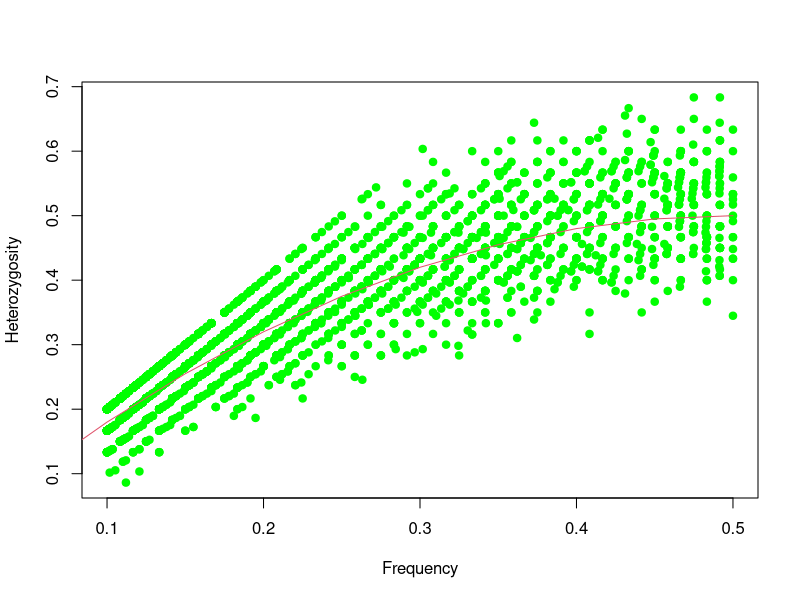
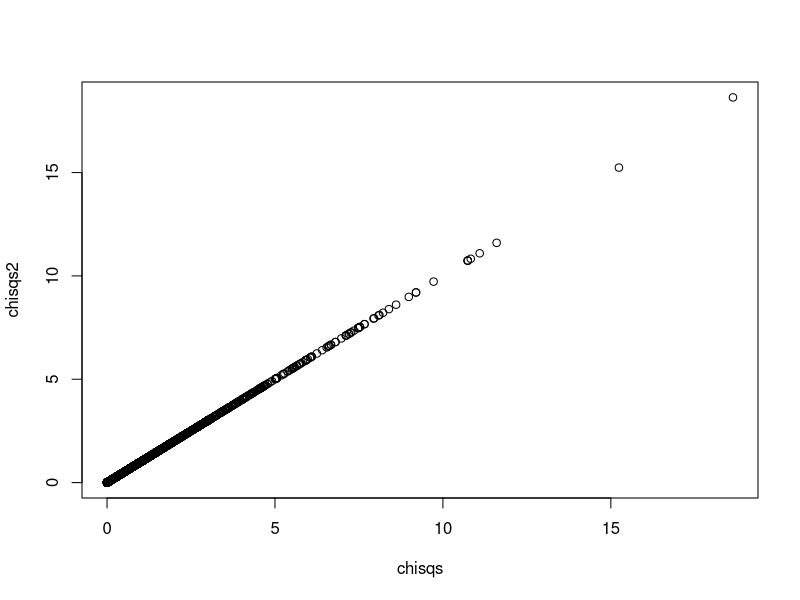
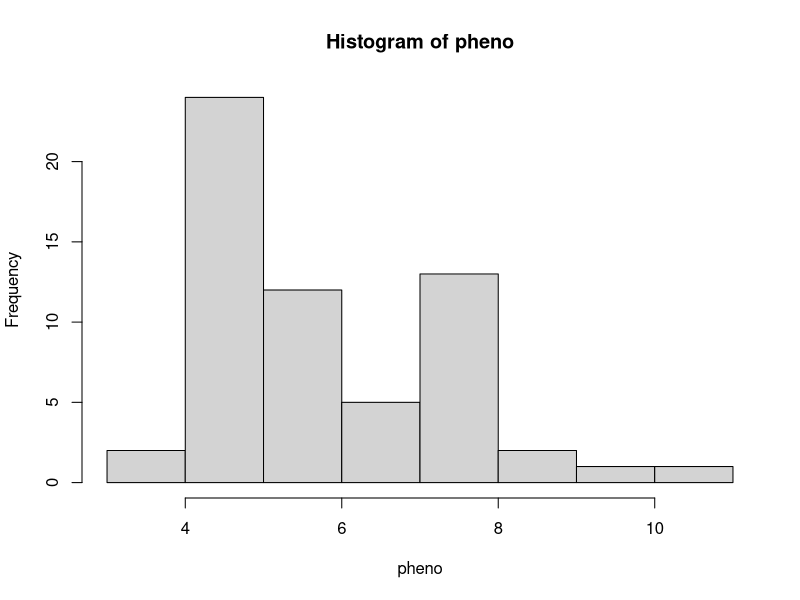
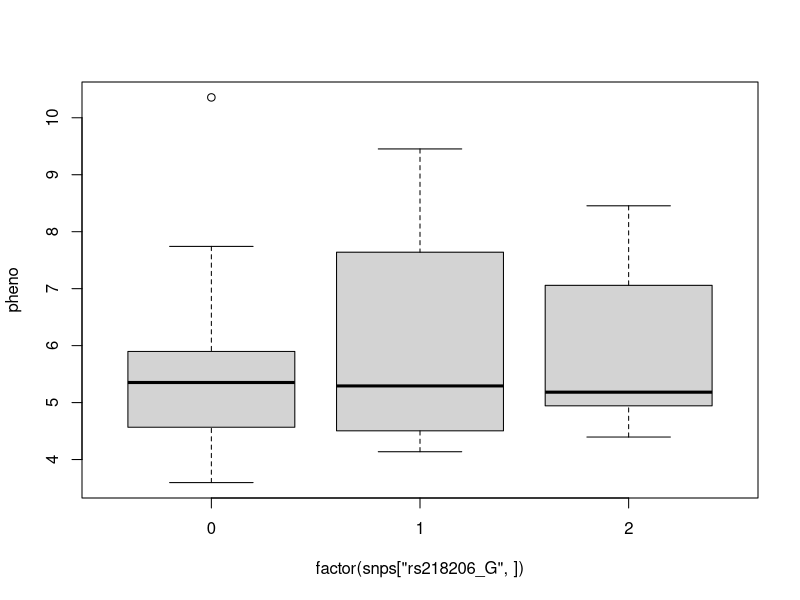
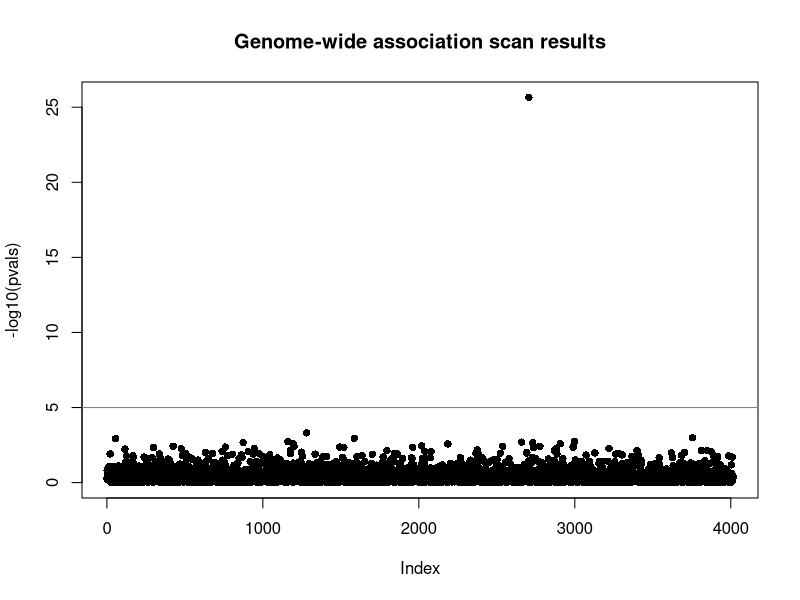
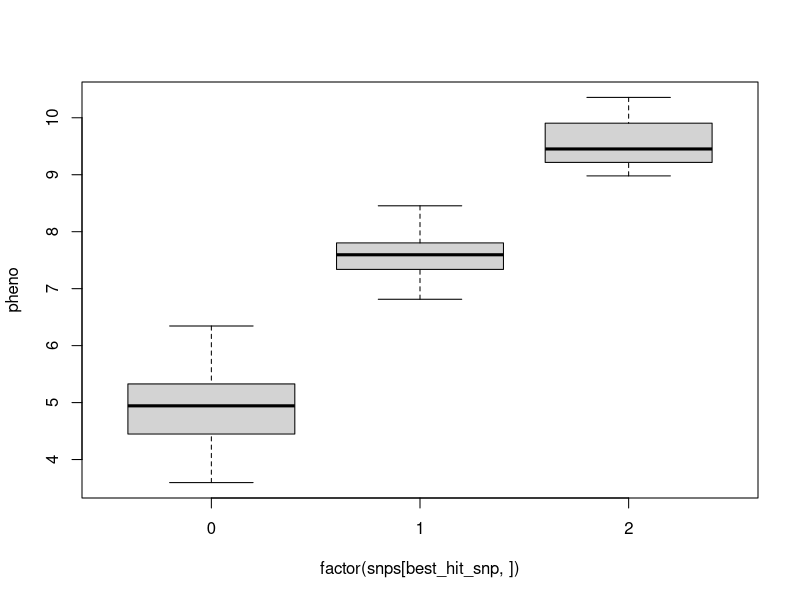

Recreate these plots in R, in order.
#Additional in class excercises for R bootcamp:
#EEB 201, September 17, 2015
#Kirk Lohmueller


################# BEFORE BEGINNING: ######################

# First we'll load in a matrix of genotype data

# Copy the data files into a directory you will work in for this part of the course.
# Recommendation:  work/eebQuantIntro/Rintro/

# Set working directory:
#change this to whatever you want
setwd("C:/Users/Tharsis/Documents/GitHub/QBC")

# Load a data set
snpsDataFrame=read.table('hapmap-data.txt',header=TRUE)

# What are the dimensions of the data?
dim(snpsDataFrame)


# Let's look at the top (or head) of the data set:
head(snpsDataFrame)

# Note:  If A is the more common allele and B is the more rare allele (i.e. major and minor alleles, repsectively)
#        Then, AA= 0,  AB= 1, BB = 2


# What are the column names? 
names(snpsDataFrame)

# What are the row names? 
row.names(snpsDataFrame)

# Because the data are really just a large numeric matrix, we convert the dataframe to a matrix:
snps=as.matrix(snpsDataFrame)

################### LOOKING CLOSELY AT ONE SNP #######################

# With row names we can easily extract certain SNPs using the id's
testSNP=snps["rs218206_G",]

table(testSNP) #counts of different value

# What is proportion of heterozygotes at this locus?
het=sum(testSNP==1)/length(testSNP)

# What if there is missing data?
testSNP=snps["rs6717613_A",]

# Try these commands
table(testSNP) #table() ignores NA
testSNP==1
length(testSNP) #length() counts NA
is.na(testSNP)

# Now let's compute the observed heterozygosity
het=sum(testSNP==1)/length(testSNP)  # Note how this fails
het=sum(testSNP==1,na.rm=TRUE)/sum(!is.na(testSNP))  # but this doesn't 


###### EXPLORATORY PLOT OF SNP ALLELE FREQUENCY VS. OBSERVED HETEROZYGOSITY #####

# To inspect the data, let's compute the frequency of each SNP and compare it 
# to the observed heterozygosity (i.e. the proportion of individuals who are heterozygotes)

# What is the frequency of the minor allele?
freq=sum(testSNP,na.rm=TRUE)/(2.0*sum(!is.na(testSNP)))

# Now, let's define functions that do this for a generic set of SNP data
calc_freq=function(x){
	return(sum(x,na.rm=TRUE)/(2.0*sum(!is.na(x))))
}

calc_het=function(x){
	return(sum(x==1,na.rm=TRUE)/(sum(!is.na(x))))
}

# And now let's apply the functions to each and every SNP
freq=apply(snps,1,calc_freq)
het=apply(snps,1,calc_het)

# And now we can make exploratory plots
plot(freq,het,xlab="Frequency",ylab="Heterozygosity", pch=19, col="green")  # Scatter plot

# Let's add a line to show what relationship we'd expect under Hardy-Weinberg expectations
p=seq(0,0.5,by=0.05)   # Set-up a vector with a sequence of allele frequencies
points(p,2*p*(1-p),type="l", col=2) # Plot the HW expectation as a line in red


## APPYLING A CHI-SQUARE TEST TO EACH SNP TO FORMALLY LOOK FOR DEPARTURES FROM HARDY-WEINBERG EXPECTATIONS ###

compute_chisquare=function(x){
	freq=sum(x,na.rm=TRUE)/(2.0*sum(!is.na(x)))
	cnt0=sum(x==0,na.rm=TRUE)
	cnt1=sum(x==1,na.rm=TRUE)
	cnt2=sum(x==2,na.rm=TRUE)
	obscnts=c(cnt0,cnt1,cnt2)
	#print(obscnts)
	n=sum(obscnts)
	expcnts=c((1-freq)^2,2*freq*(1-freq),freq^2)*n
	chisq=sum((obscnts-expcnts)^2/expcnts)
	return(chisq)
}

#let's make a second funtion that makes use of R's built in chisq.test function

compute_chisquare_2=function(x){
	freq=sum(x,na.rm=TRUE)/(2.0*sum(!is.na(x)))
	cnt0=sum(x==0,na.rm=TRUE)
	cnt1=sum(x==1,na.rm=TRUE)
	cnt2=sum(x==2,na.rm=TRUE)
	obscnts=c(cnt0,cnt1,cnt2)
	#print(obscnts)
	n=sum(obscnts)
	#here we use the built-in function for the chi-sq distribution:
	exp_probs=c((1-freq)^2,2*freq*(1-freq),freq^2) #note, here we don't multiply by n
	chisq<-chisq.test(obscnts,p=exp_probs, correct = FALSE)$statistic
	return(chisq)
}




# Apply the compute_chi_square function to each snp
chisqs=apply(snps,1,compute_chisquare)
chisqs2=apply(snps,1,compute_chisquare_2)

#check to see that the chisquare statistcs are the same:
#first do this by computing Pearson's correlation coefficient:
cor.test(chisqs,chisqs2)

#we can also do a quick scatterplot:
plot(chisqs,chisqs2)

# Compute p-values for each chi-square value using the pchisq function
pvals=pchisq(chisqs,1,lower.tail=FALSE)



# Count the number of pvals smaller than the significance threshold
signifthres<-0.05
sum(pvals<signifthres) 
mean(pvals<signifthres) 

#which SNPs?
sig_snps<-subset(pvals,pvals<0.05) #pull out the snps with P-vals<0.05
sig_snp_ids<-names(sig_snps)


#now pull out the genotypes for all teh significant SNPs:
sig_geno<-snps[sig_snp_ids,]

#sig_geno is a matrix that has all the genotypes for the 181 SNPs with a P-value<0.05

###################### PLAYING "FIND-THE-SNP" ##########################
################################################PROBABLY WON'T GET THIS FAR!


# In this section, we will read in data that provides a phenotype for each individual, and 
# then search our list of 

# Read in phenotype data file
z=read.table("pheno.sim.2014-1.txt.txt",header=TRUE)
# Extract the glucose level column as our phenotype of interest
pheno=z$glucose_mmolperL
# Check length is equal to number of individuals
length(pheno)
# Plot histogram
hist(pheno)

# Fit a linear model where the genotype is a single categorical variable (equivalent to one-way anova)
genofactor=factor(snps["rs218206_G",])
m=lm(pheno~genofactor)
summary(m)
# Make a plot of the phenotype as a function of the categorical variable 
plot(pheno~factor(snps["rs218206_G",]))  # Note: plot automatically produces a boxplot

# Write a function to return the Ftest pvalue from the one-way anova
calc_Ftest_pval=function(geno){
	m=lm(pheno~factor(geno))
	fstat=summary(m)$fstatistic
	pval=pf(fstat[1],fstat[2],fstat[3],lower.tail=FALSE)
	return(pval)
}

# Apply to all SNPs (may be slow)
pvals=apply(snps,1,calc_Ftest_pval)

# Make a "Manhattan plot"  
plot(-log10(pvals),pch=16,main="Genome-wide association scan results")

# Note: with Bonferroni correction - singificance treshold is roughly 10^-5 or ~5 on -log10 scale.
# Add a line to show significance threshold
abline(h=5,col=2)
log_pval<-(-log10(pvals))

#now get the SNPs that are more significant than the threshold:
best_hit_snp<-names(subset(log_pval,log_pval>5))
#now get teh -log10 pvalue
subset(log_pval,log_pval>5)

# Look at the results for the best hit SNP more carefully to confirm the result
m=lm(pheno~factor(snps[best_hit_snp,]))
plot(pheno~factor(snps[best_hit_snp,]))  # Note: plot automatically produces a boxplot
summary(m)


######################################################################
